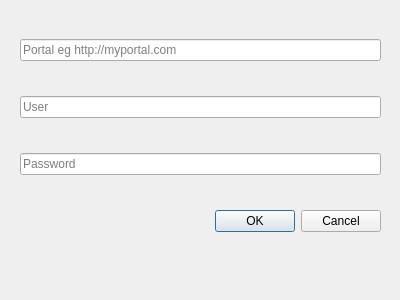
<?xml version="1.0" encoding="UTF-8"?>
<ui version="4.0">
 <class>VsUserAccount</class>
 <widget class="QWidget" name="VsUserAccount">
  <property name="geometry">
   <rect>
    <x>0</x>
    <y>0</y>
    <width>400</width>
    <height>300</height>
   </rect>
  </property>
  <property name="windowTitle">
   <string>Form</string>
  </property>
  <widget class="QWidget" name="verticalLayoutWidget">
   <property name="geometry">
    <rect>
     <x>20</x>
     <y>10</y>
     <width>361</width>
     <height>251</height>
    </rect>
   </property>
   <layout class="QVBoxLayout" name="verticalLayout">
    <item>
     <widget class="QLineEdit" name="lineEditPortalName">
      <property name="text">
       <string/>
      </property>
      <property name="placeholderText">
       <string>Portal eg http://myportal.com</string>
      </property>
     </widget>
    </item>
    <item>
     <widget class="QLineEdit" name="lineEditUser">
      <property name="text">
       <string/>
      </property>
      <property name="placeholderText">
       <string>User</string>
      </property>
     </widget>
    </item>
    <item>
     <widget class="QLineEdit" name="lineEditPassword">
      <property name="echoMode">
       <enum>QLineEdit::Password</enum>
      </property>
      <property name="placeholderText">
       <string>Password</string>
      </property>
     </widget>
    </item>
    <item>
     <widget class="QDialogButtonBox" name="buttonBox">
      <property name="orientation">
       <enum>Qt::Horizontal</enum>
      </property>
      <property name="standardButtons">
       <set>QDialogButtonBox::Cancel|QDialogButtonBox::Ok</set>
      </property>
     </widget>
    </item>
   </layout>
  </widget>
 </widget>
 <resources/>
 <connections/>
</ui>
